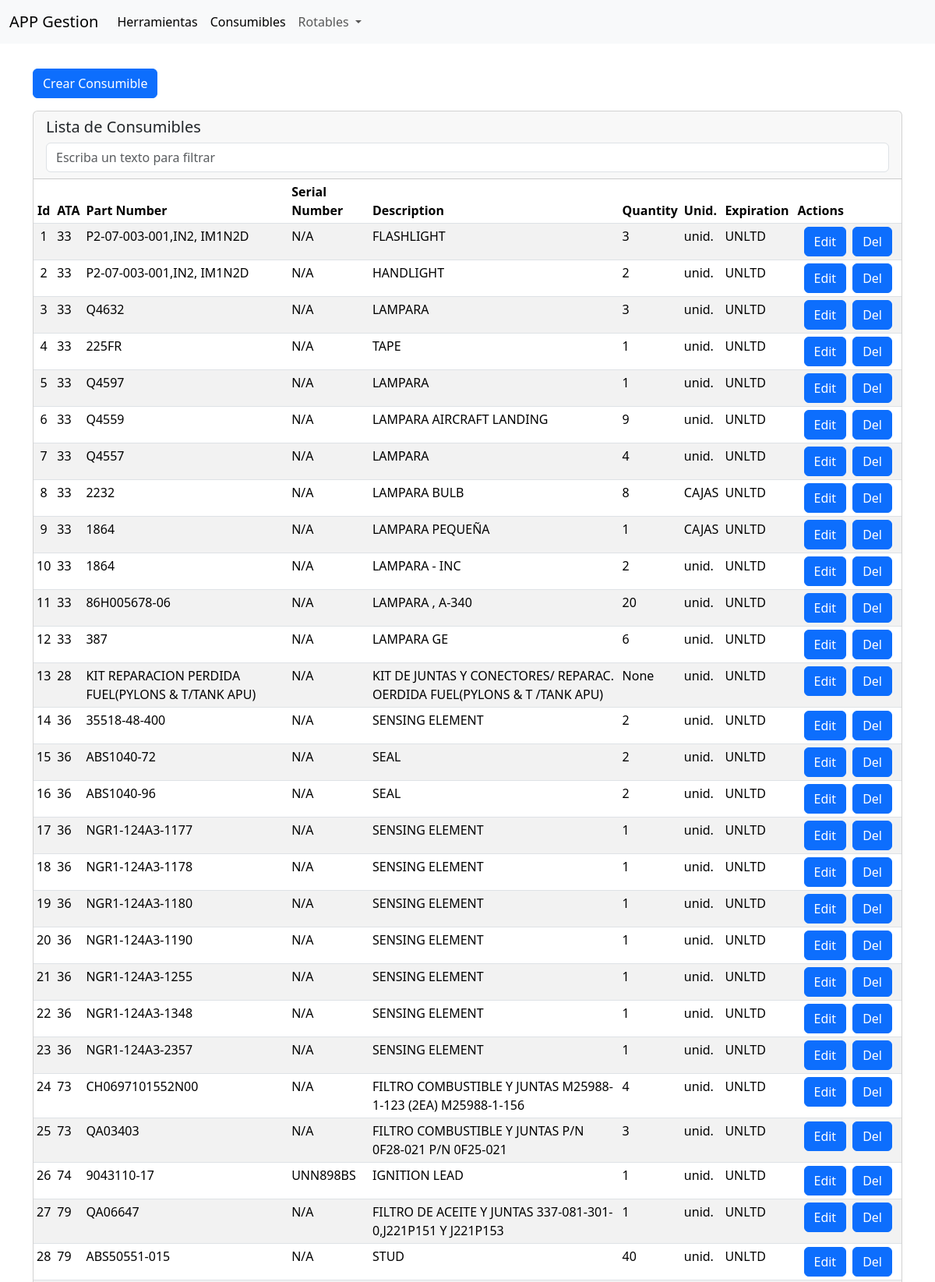
Page /consumibles/consumibles_list (upper part) on the committed database.
### app/backend/models/consumibles.py (models this page shows, shortened)
class Consumible(db.Model):
    __tablename__ = 'consumible'
    id = db.Column(db.Integer, primary_key=True)
    ata = db.Column(db.Integer, nullable=False)
    part_num = db.Column(db.String(128), nullable=False)
    serial_num = db.Column(db.String(32), nullable=False)
    description = db.Column(db.String(1024), nullable=True)
    quantity = db.Column(db.Integer, nullable=True)
    type_quantity = db.Column(db.String(16), nullable=True)
    expiration = db.Column(db.String(8), nullable=False)
    def to_dict(self):
        return {
            'id': self.id,
            'ata': self.ata,
            'part_num': self.part_num,
            'serial_num': self.serial_num,
            'description': self.description,
            'quantity': self.quantity,
            'type_quantity': self.type_quantity,
            'expiration': self.expiration
        }

### app/backend/web_endpoints/consumibles/routes_consumibles.py (the view)
@bp.route('/consumibles_list', methods=['GET'])
def consumibles_list():
    mgr = MgrdbConsumibles()
    all_list = mgr.get_all()
    consumibles_dict = [consumible.to_dict() for consumible in all_list]
    datadict = consumibles_dict
    vargs = ConsumibleVARGS()
    vargs.table_name = "Lista de Consumibles"
    vargs.table_id = "table_consumibles"
    vargs.search_box = "table_search"
    return render_template('wp_consumibles_list.html',
                           datadict=datadict,
                           vargs=vargs,
                           form_url="consumibles.consumible_form",
                           del_url="consumibles.consumibles_delete")

### app/backend/managers/MgrdbBase.py (called while the page is built)
    def get_all(self):
        return self.model.query.all()

### app/frontend/templates/wp_consumibles_list.html (shortened to what this page needs)
{% extends 'base.html' %}
{% from 'macro_consumibles.jinja2' import macro_list_consumibles_model %}
{% from 'macro_buttons.jinja2' import button_create_entity %}
{% set table_id = vargs.table_id %}
{% set search_box = vargs.search_box %}
{% block content %}
<div class="container mt-3 mb-3">
    {{ button_create_entity(form_url, "Crear Consumible", "crear_consumible_button") }}
</div>
{{macro_list_consumibles_model(datadict, vargs, form_url, del_url)}}
{% endblock %}

### app/frontend/macros/macro_consumibles.jinja2 (shortened to what this page needs)
{% from 'macro_buttons.jinja2' import button_edit_entity %}
{% from 'macro_buttons.jinja2' import button_delete_entity %}
{% macro macro_list_consumibles_model(datadict, vargs, form_url=none, delete_url=none) %}
<div class="container">
    <div class="card">
      <div class="card-header">
        <div>
          <h5 class="">{{vargs.table_name}}</h5>
        </div>
        <div class="d-flex">
          <input class="form-control flex-grow-1" type="text" id="{{vargs.search_box}}" placeholder="Escriba un texto para filtrar">
        </div>
      </div>
      <div class="table-responsive">
          <table class="table table-striped table-sm" id="{{vargs.table_id}}">
              <thead>
                  <th class="text-center">{{vargs.id}}</th>
                  <th>{{vargs.ata}}</th>
                  <th>{{vargs.part_num}}</th>
                  <th>{{vargs.serial_num}}</th>
                  <th>{{vargs.description}}</th>
                  <th>{{vargs.quantity}}</th>
                  <th>{{vargs.type_quantity }}</th>
                  <th>{{vargs.expiration}}</th>
                  <th>Actions</th>
              </thead>
              <tbody>
                  {% for data in datadict %}
                  {% set id_edit_button = "edit_consumible_" + data.id|string %}
                  {% set id_del_button = "del_consumible_" + data.id|string %}
                  <tr>
                    <td class="text-center">{{ data.id }}</td>
                    <td>{{ data.ata }}</td>
                    <td>{{ data.part_num }}</td>
                    <td>{{ data.serial_num }}</td>
                    <td>{{ data.description }}</td>
                    <td>{{ data.quantity }}</td>
                    <td>{{ data.type_quantity }}</td>
                    <td>{{ data.expiration }}</td>
                    <td>
                        <div class="d-flex mx-1">
                            <div class="mx-1">
                                {{ button_edit_entity(form_url, data.id, id_edit_button) }}
                            </div>
                            <div class="mx-1">
                                {{ button_delete_entity(delete_url, data.id, id_del_button) }}
                            </div>
                        </div>
                    </td>
                  </tr>
                  {% endfor %}
              </tbody>
          </table>
      </div>
    </div>
  </div>
{% endmacro %}

### app/frontend/macros/macro_buttons.jinja2 (shortened to what this page needs)
{% macro button_create_entity(url, title, id_botton) %}
<a id="boton{{ id_botton }}" class="btn btn-primary mt-3" role="button"
    title="{{ title }}"
    alt="{{ title }}"
    href="{{ url_for(url) }}"
    data-href="{{ url }}"
    data-disable-loading="true">
     {{ title }}
</a>
{% endmacro %}
{% macro button_edit_entity(url, id_entity, id_botton) %}
<a id="boton{{ id_botton }}" class="btn btn-primary" role="button"
    title="edit"
    alt="edit"
    href="{{ url_for(url, id=id_entity) }}"
    data-href="{{ url }}"
    data-disable-loading="true">
     Edit
</a>
{% endmacro %}
{% macro button_delete_entity(url, id_entity, id_botton) %}
<a id="boton{{ id_botton }}" class="btn btn-primary" role="button"
    title="edit"
    alt="edit"
    href="{{ url_for(url, id=id_entity) }}"
    data-href="{{ url }}"
    data-disable-loading="true">
     Del
</a>
{% endmacro %}

### rows in the picture
Consumible: id "1", ata "33", part_num "P2-07-003-001,IN2, IM1N2D", serial_num "N/A", description "FLASHLIGHT", quantity "3", type_quantity "unid.", expiration "UNLTD"
Consumible: id "2", ata "33", part_num "P2-07-003-001,IN2, IM1N2D", serial_num "N/A", description "HANDLIGHT", quantity "2", type_quantity "unid.", expiration "UNLTD"
Consumible: id "3", ata "33", part_num "Q4632", serial_num "N/A", description "LAMPARA", quantity "3", type_quantity "unid.", expiration "UNLTD"
Consumible: id "4", ata "33", part_num "225FR", serial_num "N/A", description "TAPE", quantity "1", type_quantity "unid.", expiration "UNLTD"
Consumible: id "5", ata "33", part_num "Q4597", serial_num "N/A", description "LAMPARA", quantity "1", type_quantity "unid.", expiration "UNLTD"
Consumible: id "6", ata "33", part_num "Q4559", serial_num "N/A", description "LAMPARA AIRCRAFT LANDING", quantity "9", type_quantity "unid.", expiration "UNLTD"
Consumible: id "7", ata "33", part_num "Q4557", serial_num "N/A", description "LAMPARA", quantity "4", type_quantity "unid.", expiration "UNLTD"
Consumible: id "8", ata "33", part_num "2232", serial_num "N/A", description "LAMPARA BULB", quantity "8", type_quantity "CAJAS", expiration "UNLTD"
Consumible: id "9", ata "33", part_num "1864", serial_num "N/A", description "LAMPARA PEQUEÑA", quantity "1", type_quantity "CAJAS", expiration "UNLTD"
Consumible: id "10", ata "33", part_num "1864", serial_num "N/A", description "LAMPARA - INC", quantity "2", type_quantity "unid.", expiration "UNLTD"
Consumible: id "11", ata "33", part_num "86H005678-06", serial_num "N/A", description "LAMPARA , A-340", quantity "20", type_quantity "unid.", expiration "UNLTD"
Consumible: id "12", ata "33", part_num "387", serial_num "N/A", description "LAMPARA GE", quantity "6", type_quantity "unid.", expiration "UNLTD"
Consumible: id "13", ata "28", part_num "KIT REPARACION PERDIDA FUEL(PYLONS & T/TANK APU)", serial_num "N/A", description "KIT DE JUNTAS Y CONECTORES/ REPARAC. OERDIDA FUEL(PYLONS & T /TANK APU)", quantity "None", type_quantity "unid.", expiration "UNLTD"
Consumible: id "14", ata "36", part_num "35518-48-400", serial_num "N/A", description "SENSING ELEMENT", quantity "2", type_quantity "unid.", expiration "UNLTD"
Consumible: id "15", ata "36", part_num "ABS1040-72", serial_num "N/A", description "SEAL", quantity "2", type_quantity "unid.", expiration "UNLTD"
Consumible: id "16", ata "36", part_num "ABS1040-96", serial_num "N/A", description "SEAL", quantity "2", type_quantity "unid.", expiration "UNLTD"
Consumible: id "17", ata "36", part_num "NGR1-124A3-1177", serial_num "N/A", description "SENSING ELEMENT", quantity "1", type_quantity "unid.", expiration "UNLTD"
Consumible: id "18", ata "36", part_num "NGR1-124A3-1178", serial_num "N/A", description "SENSING ELEMENT", quantity "1", type_quantity "unid.", expiration "UNLTD"
Consumible: id "19", ata "36", part_num "NGR1-124A3-1180", serial_num "N/A", description "SENSING ELEMENT", quantity "1", type_quantity "unid.", expiration "UNLTD"
Consumible: id "20", ata "36", part_num "NGR1-124A3-1190", serial_num "N/A", description "SENSING ELEMENT", quantity "1", type_quantity "unid.", expiration "UNLTD"
Consumible: id "21", ata "36", part_num "NGR1-124A3-1255", serial_num "N/A", description "SENSING ELEMENT", quantity "1", type_quantity "unid.", expiration "UNLTD"
Consumible: id "22", ata "36", part_num "NGR1-124A3-1348", serial_num "N/A", description "SENSING ELEMENT", quantity "1", type_quantity "unid.", expiration "UNLTD"
Consumible: id "23", ata "36", part_num "NGR1-124A3-2357", serial_num "N/A", description "SENSING ELEMENT", quantity "1", type_quantity "unid.", expiration "UNLTD"
Consumible: id "24", ata "73", part_num "CH0697101552N00", serial_num "N/A", description "FILTRO COMBUSTIBLE Y JUNTAS M25988-1-123 (2EA) M25988-1-156", quantity "4", type_quantity "unid.", expiration "UNLTD"
Consumible: id "25", ata "73", part_num "QA03403", serial_num "N/A", description "FILTRO COMBUSTIBLE Y JUNTAS P/N 0F28-021 P/N 0F25-021", quantity "3", type_quantity "unid.", expiration "UNLTD"
Consumible: id "26", ata "74", part_num "9043110-17", serial_num "UNN898BS", description "IGNITION LEAD", quantity "1", type_quantity "unid.", expiration "UNLTD"
Consumible: id "27", ata "79", part_num "QA06647", serial_num "N/A", description "FILTRO DE ACEITE Y JUNTAS 337-081-301-0,J221P151 Y J221P153", quantity "1", type_quantity "unid.", expiration "UNLTD"
Consumible: id "28", ata "79", part_num "ABS50551-015", serial_num "N/A", description "STUD", quantity "40", type_quantity "unid.", expiration "UNLTD"

### other values in the picture
{{ title }} "Crear Consumible"
{{ vargs.table_name }} "Lista de Consumibles"
{{ vargs.id }} "Id"
{{ vargs.ata }} "ATA"
{{ vargs.part_num }} "Part Number"
{{ vargs.serial_num }} "Serial Number"
{{ vargs.description }} "Description"
{{ vargs.quantity }} "Quantity"
{{ vargs.type_quantity }} "Unid."
{{ vargs.expiration }} "Expiration"
